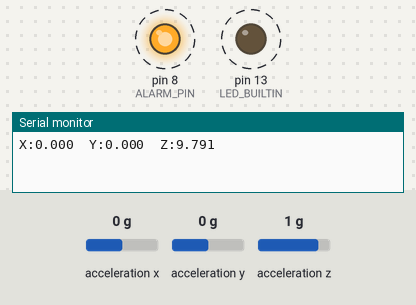
Simulated run of this sketch. Board: Arduino Uno, built with avr-gcc and run on an emulated ATmega328P. On the bench: output pins drawn as LEDs (lit = HIGH), the last lines printed to the serial monitor. Wiring (inferred from the names in the program): ADXL345 accelerometer at I2C address 0x53. Dashed ring = blinking. Inputs (shaded band) come from the test bench; at power-on: acceleration z 1 g, acceleration x 0 g, acceleration y 0 g.

Above: at 1.0 s.
1.4 s: acceleration z set to 0.7 g
At 2.8 s:
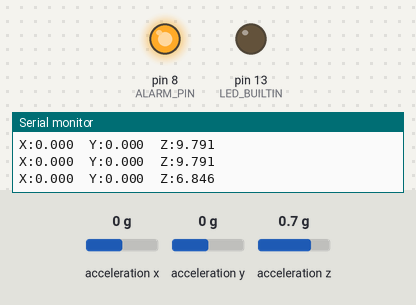
3.1 s: acceleration z set to -0.7 g
4.6 s: acceleration z set to -1 g
At 8.0 s:
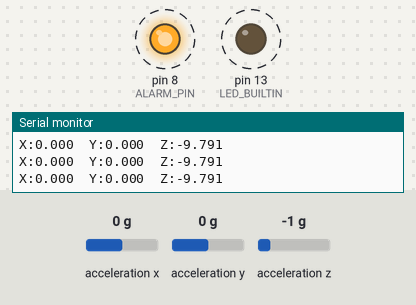
8.1 s: acceleration z set to -0.8 g
At 8.8 s:
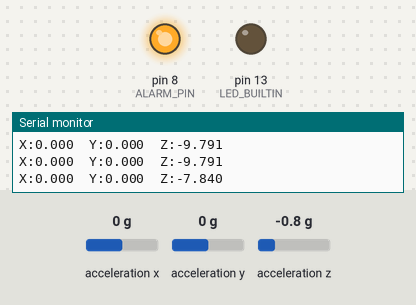
9.6 s: acceleration z set to -1.4 g
At 10.25 s:
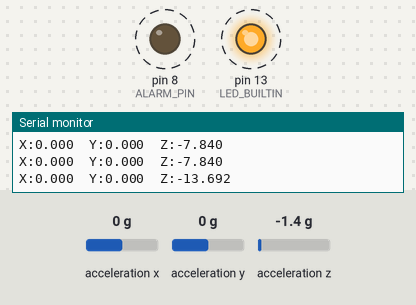
Timing chart, 0 to 14.1 s (numbered marks = the images above; inputs shaded):
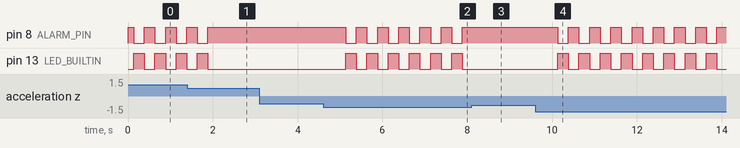

The sketch:

acceleration_plot.ino
```cpp
// ==================== 1. 通信库与参数 ====================
// Wire 是 Arduino 自带的 I²C 通信库，UNO 使用 A4(SDA)、A5(SCL)。
#include <Wire.h>
// uint8_t 为8位无符号整数；uint32_t 为32位无符号整数。
// 全局变量未显式赋值时初始为0；address 用来保存找到的传感器地址。
uint8_t address;
const uint32_t SAMPLE_PERIOD_US = 1000000; // 采样间隔：1000000微秒 = 1秒
// 下一次应该读取传感器的时间，使用 micros() 的微秒计时。
uint32_t nextSample;
const uint8_t ALARM_PIN = 8; // 报警模块的 IN 接 UNO D8
const uint8_t ALARM_ACTIVE_LEVEL = LOW; // 实物为低电平触发：LOW响亮，HIGH关闭
const float Z_THRESHOLD = 8.0f; // Z轴阈值，单位m/s²，包含重力；f表示float常量
const uint32_t BLINK_PERIOD_MS = 250; // 每250毫秒切换一次：亮响250ms、停250ms
bool alarming = false; // 是否处于超标报警状态，保持到下一次采样判断
bool alarmOn = false; // 当前闪烁阶段是否正在亮响，与“是否超标”分开记录
uint32_t lastBlink; // 上一次切换声光输出的时间，单位毫秒

// ==================== 2. 控制一次声光输出 ====================
// on=true 开启声光，on=false 关闭，同时控制 UNO 板载指示灯。
void setAlarmOutput(bool on) {
  alarmOn = on;
  // 条件 ? 值A : 值B 是三目运算：条件成立选A，否则选B。
  // 开启时输出有效电平，关闭时输出相反电平。
  digitalWrite(ALARM_PIN, on ? ALARM_ACTIVE_LEVEL : (ALARM_ACTIVE_LEVEL == HIGH ? LOW : HIGH));
  digitalWrite(LED_BUILTIN, on ? HIGH : LOW);
}

// ==================== 3. 更新是否超标 ====================
// 仅在状态变化时重置闪烁计时，持续超标时让原来的闪烁节奏继续。
void updateAlarm(bool enabled) {
  if (enabled != alarming) {
    alarming = enabled;
    lastBlink = millis();
    setAlarmOutput(enabled); // 刚超标立即亮响；恢复正常立即关闭
  }
}

// ==================== 4. 上电初始化（只执行一次） ====================
void setup() {
  // 先预设关闭电平，再切换为输出，减少初始化时的误触发。
  digitalWrite(ALARM_PIN, ALARM_ACTIVE_LEVEL == HIGH ? LOW : HIGH);
  pinMode(ALARM_PIN, OUTPUT);
  pinMode(LED_BUILTIN, OUTPUT);
  setAlarmOutput(false);
  Serial.begin(115200); // 与电脑通信，串口绘图器也要选择115200
  // 初始化I²C后关闭UNO内部5V上拉，依赖传感器模块已有的外部上拉。
  // 此处LOW用于关闭输入引脚的内部上拉，并非将SDA/SCL设为普通输出。
  Wire.begin();
  digitalWrite(SDA, LOW);
  digitalWrite(SCL, LOW);
  Wire.setClock(100000); // I²C时钟100kHz，不是加速度采样频率
  Wire.setWireTimeout(25000, true); // 总线等待超时25ms，超时后重置通信外设
  delay(100); // 给传感器上电稳定的时间
  // SDO引脚状态决定地址，依次尝试两种地址。
  const uint8_t candidates[] = {0x53, 0x1D};
  for (uint8_t candidate : candidates) {
    address = candidate;
    uint8_t id;
    // 0x00为设备编号寄存器；ADXL345的编号应为0xE5。
    // &id 表示id的内存地址，让读取函数将结果写入id。
    if (readRegisters(0x00, &id, 1) && id == 0xE5) break;
    address = 0;
  }
  if (!address) { // 两个地址都未识别成功：停止采样并每2秒报告错误
    while (true) {
      // F()把固定文字放在程序存储器中，节省UNO的运行内存。
      Serial.println(F("ERROR: ADXL345 not found. Check wiring and CS/SDO."));
      delay(2000);
    }
  }
  // 向寄存器写入配置：
  // 0x31(DATA_FORMAT) ← 0x09：全分辨率、±4g量程。
  // 0x2C(BW_RATE)     ← 0x0A：传感器内部以100Hz更新读数。
  // 0x2D(POWER_CTL)   ← 0x08：进入测量模式。
  // UNO仍然每秒只取一次当前读数，不计算一秒平均值。
  // || 表示“或”，任一写入失败就停止并报告配置错误。
  if (!writeRegister(0x31, 0x09) || !writeRegister(0x2C, 0x0A) || !writeRegister(0x2D, 0x08)) {
    while (true) {
      Serial.println(F("ERROR: configuration failed."));
      delay(2000);
    }
  }
  delay(30); // 等待测量值更新
  nextSample = micros(); // 进入loop后立即进行第一次采样
}

// ==================== 5. 主循环（反复执行） ====================
void loop() {
  // 5.1 报警时独立计时闪烁，不用delay阻塞，所以采样等待期间也能闪烁。
  if (alarming && (uint32_t)(millis() - lastBlink) >= BLINK_PERIOD_MS) {
    lastBlink = millis();
    setAlarmOutput(!alarmOn);
  }
  // 5.2 检查是否到达采样时间；未到就结束本次loop，马上开始下一轮。
  // 用时间差比较，以兼容micros()/millis()计数回绕。
  uint32_t now = micros();
  if ((int32_t)(now - nextSample) < 0) return;
  nextSample += SAMPLE_PERIOD_US;
  // 如果处理耗时过长错过了下一次采样，则重新安排，避免连续补采。
  if ((int32_t)(now - nextSample) >= 0) nextSample = now + SAMPLE_PERIOD_US;

  // 5.3 从0x32开始连续读取6字节：X低/高、Y低/高、Z低/高。
  uint8_t data[6];
  if (!readRegisters(0x32, data, 6)) {
    updateAlarm(false); // 读取失败时关闭报警，并报告故障；不代表测量正常
    Serial.println(F("ERROR: sensor read failed."));
    return;
  }
  // 5.4 逐轴拼接原始数据、换算单位，并输出给电脑绘图。
  const char labels[] = {'X', 'Y', 'Z'};
  float z = 0;
  for (uint8_t axis = 0; axis < 3; ++axis) {
    // 高字节左移8位，再用按位或 | 合并低字节。
    // 转成有符号16位整数int16_t后，才能正确表示负加速度。
    int16_t raw = (int16_t)((uint16_t)data[axis*2] | ((uint16_t)data[axis*2+1] << 8));
    Serial.print(labels[axis]); Serial.print(':');
    // 全分辨率下每个计数名义约为0.0039g；乘9.80665换成m/s²。
    // 未去除重力、未做零偏校准，静止时某轴也可能接近±9.8。
    float acceleration = raw * (0.0039f * 9.80665f);
    if (axis == 2) z = acceleration; // 第三个轴为Z，保存供报警判断
    Serial.print(acceleration, 3); // 保留小数点后3位
    // 制表符分隔各轴，换行结束一组，例如 X:0.100 Y:0.200 Z:9.800。
    if (axis < 2) Serial.print('\t'); else Serial.println();
  }
  // 5.5 严格超过±8才报警：等于8或-8不触发。
  // 本次判断一直保持到下一次读取；两次采样之间的短暂超标可能漏掉。
  updateAlarm(z > Z_THRESHOLD || z < -Z_THRESHOLD);
}

// ==================== 6. I²C连续读取函数 ====================
// reg：起始寄存器；data：接收数组；count：字节数；返回true表示读取成功。
bool readRegisters(uint8_t reg, uint8_t *data, uint8_t count) {
  Wire.beginTransmission(address);
  Wire.write(reg); // 告诉传感器从哪个寄存器开始读取
  if (Wire.endTransmission(false) != 0) return false; // 保持总线，准备重复起始读取
  if (Wire.requestFrom(address, count) != count) return false; // 检查收到的字节数
  for (uint8_t i = 0; i < count; ++i) data[i] = Wire.read();
  return true;
}

// ==================== 7. I²C单寄存器写入函数 ====================
// 将value写到reg寄存器，供初始化配置传感器使用。
bool writeRegister(uint8_t reg, uint8_t value) {
  Wire.beginTransmission(address);
  Wire.write(reg);
  Wire.write(value);
  return Wire.endTransmission() == 0; // 返回码0表示发送成功
}
```

Measured:
- the behaviour switches between 0.9 and 0.8 g on acceleration z (found by bisection; images 0 and 1)
- the behaviour switches between -0.8 and -0.9 g on acceleration z (found by bisection; images 1 and 2)
- after the input at 1.4 s, pin 8 (ALARM_PIN): goes on until 1.9 s, then stays HIGH; pin 13 (LED_BUILTIN): goes on until 1.9 s, then stays LOW
- after the input at 4.6 s, pin 8 (ALARM_PIN), pin 13 (LED_BUILTIN): alternates HIGH for 0.25 s and LOW for 0.25 s, starting after 0.53 s
- after the input at 8.1 s, pin 8 (ALARM_PIN): stops changing and stays HIGH; pin 13 (LED_BUILTIN): stops changing and stays LOW
- after the input at 9.6 s, pin 8 (ALARM_PIN), pin 13 (LED_BUILTIN): alternates HIGH for 0.25 s and LOW for 0.25 s, starting after 0.53 s
- by itself, pin 8 (ALARM_PIN), pin 13 (LED_BUILTIN): alternates HIGH for 0.25 s and LOW for 0.25 s
